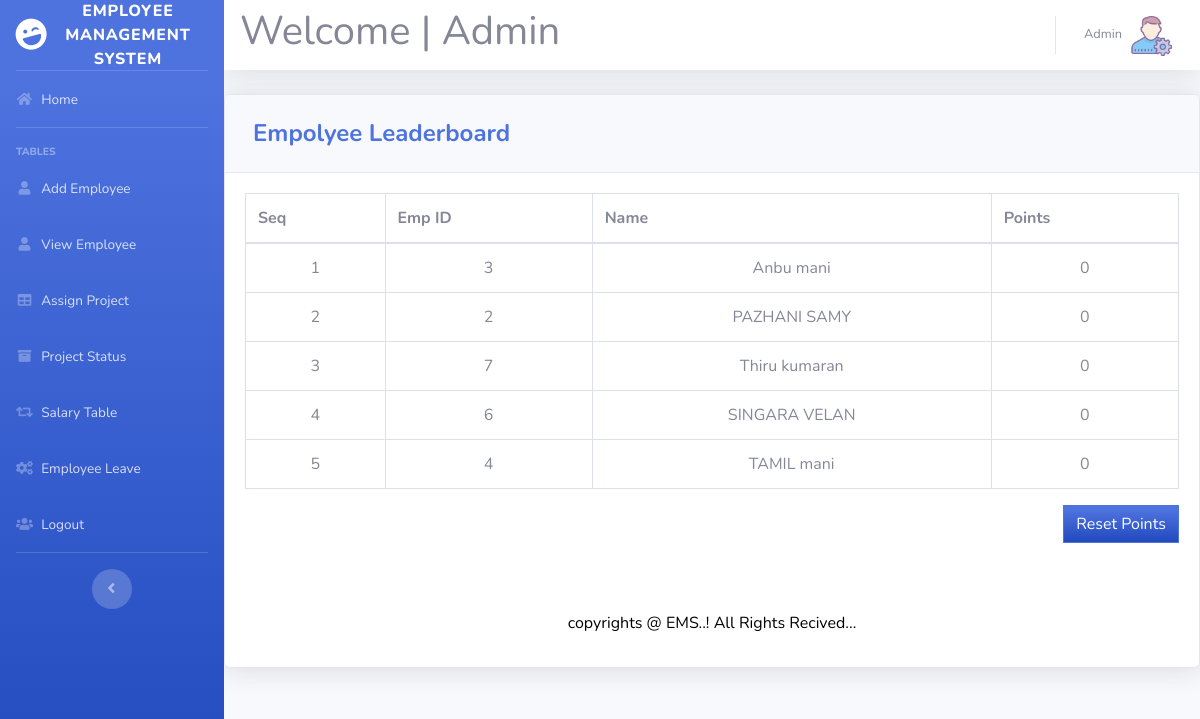
The page /aloginwel.php on the database its author committed.
### tables this page shows
CREATE TABLE `rank` (
  `eid` int(11) NOT NULL,
  `points` int(11) DEFAULT 0
);

CREATE TABLE `employee` (
  `id` int(11) NOT NULL,
  `firstName` varchar(100) NOT NULL,
  `lastName` varchar(100) NOT NULL,
  `email` varchar(100) NOT NULL,
  `password` text NOT NULL,
  `birthday` date NOT NULL,
  `gender` varchar(10) NOT NULL,
  `contact` varchar(20) NOT NULL,
  `nid` int(20) NOT NULL,
  `address` varchar(100) DEFAULT NULL,
  `dept` varchar(100) NOT NULL,
  `degree` varchar(100) NOT NULL,
  `pic` text NOT NULL
);

### aloginwel.php (the view)
<?php
include 'sidebar.php';
?><?php
require_once ('process/dbh.php');
$sql = "SELECT id, firstName, lastName,  points FROM employee, rank WHERE rank.eid = employee.id order by rank.points desc";
$result = mysqli_query($conn, $sql);
?>
			 <div class="card shadow mb-4">
            <div class="card-header py-3">
              <h4 class="m-2 font-weight-bold text-primary">Empolyee Leaderboard&nbsp;</h4>
            </div>
            <div class="card-body">
              <div class="table-responsive">
                <table class="table table-bordered" id="dataTable" width="100%" cellspacing="0">
                  <thead>
                      <tr>
                        <th>Seq</th>
                        <th>Emp ID</th>
                        <th>Name</th>
                        <th>Points</th>
                      </tr>
                  </thead>
			<tbody>
			<?php
				$seq = 1;
				while ($employee = mysqli_fetch_assoc($result)) {
					echo "<tr>";
					echo "<td><center>".$seq."</center></td>";
					echo "<td><center>".$employee['id']."<center></td>";
					echo "<td><center>".$employee['firstName']." ".$employee['lastName']."</center></td>";
					echo "<td><center>".$employee['points']."</center></td>";
					$seq+=1;
				}
			?>
			</tbody>
			</table>
		<div align="Right">
			<a href="reset.php" data-toggle="modal" type="button" class="btn btn-primary bg-gradient-primary"  style="border-radius: 0px;">Reset Points</a>
		</div>
			<br><br><center>
	<div>
		<h1><font color="black" size="3">
			copyrights @ EMS..! All Rights Recived...
			</font>
		</h1></div></center>
	</div>

### sidebar.php (shortened to what this page needs)
<!DOCTYPE html>
<html lang="en">
<head>
  <link href="../vendor/fontawesome-free/css/all.min.css" rel="stylesheet" type="text/css">
  <link href="../css/sb-admin-2.min.css" rel="stylesheet">
  <link href="../vendor/datatables/dataTables.bootstrap4.min.css" rel="stylesheet">
</head>
<body id="page-top">
  <div id="wrapper">
    <ul class="navbar-nav bg-gradient-primary sidebar sidebar-dark accordion" id="accordionSidebar">
      <a class="sidebar-brand d-flex align-items-center justify-content-center" href="aloginwel.php">
        <div class="sidebar-brand-icon rotate-n-15">
          <i class="fas fa-laugh-wink"></i>
        </div>
        <div class="sidebar-brand-text mx-3">Employee Management System</div>
      </a>
      <hr class="sidebar-divider my-0">
      <li class="nav-item">
        <a class="nav-link" href="aloginwel.php">
          <i class="fas fa-fw fa-home"></i>
          <span>Home</span></a>
      </li>
      <hr class="sidebar-divider">
      <div class="sidebar-heading">
        Tables
      </div>
      <li class="nav-item">
        <a class="nav-link" href="addemp.php">
          <i class="fas fa-fw fa-user"></i>
          <span>Add Employee</span></a>
      </li>
      <li class="nav-item">
        <a class="nav-link" href="viewemp.php">
          <i class="fas fa-fw fa-user"></i>
          <span>View Employee</span></a>
      </li>
      <li class="nav-item">
        <a class="nav-link" href="assign.php">
          <i class="fas fa-fw fa-table"></i>
          <span>Assign Project</span></a>
      </li>
      <li class="nav-item">
        <a class="nav-link" href="assignproject.php">
          <i class="fas fa-fw fa-archive"></i>
          <span>Project Status</span></a>
      </li>
      <li class="nav-item">
        <a class="nav-link" href="salaryemp.php">
          <i class="fas fa-fw fa-retweet"></i>
          <span>Salary Table</span></a>
      </li>
      <li class="nav-item">
        <a class="nav-link" href="empleave.php">
          <i class="fas fa-fw fa-cogs"></i>
          <span>Employee Leave</span></a>
      </li>
      <li class="nav-item">
        <a class="nav-link" href="alogin.php">
          <i class="fas fa-fw fa-users"></i>
          <span>Logout</span></a>
      </li>
      <hr class="sidebar-divider d-none d-md-block">
      <div class="text-center d-none d-md-inline">
        <button class="rounded-circle border-0" id="sidebarToggle"></button>
      </div>
    </ul>
        <div id="content-wrapper" class="d-flex flex-column">
            <div id="content">
                    <?php include_once 'topbar.php'; ?>

### topbar.php (shortened to what this page needs)
<div id="content-wrapper" class="d-flex flex-column">
  <div id="content">
    <nav class="navbar navbar-expand navbar-light bg-white topbar mb-4 static-top shadow">
        <h1 > Welcome | Admin</h1>
        <ul class="navbar-nav ml-auto">
        <li class="nav-item dropdown no-arrow">
          <a class="nav-link dropdown-toggle" href="#" id="userDropdown" role="button" data-toggle="dropdown" aria-haspopup="true" aria-expanded="false">
            <span class="mr-2 d-none d-lg-inline text-gray-600 small">Admin</span>
            <img src="assets/admin.png" width="60%" height="60%"
            >
          </a>
          </div>

### rows shown on the page
rank: eid "3", eid.firstName "Anbu", eid.lastName "mani", points "0"
rank: eid "2", eid.firstName "PAZHANI", eid.lastName "SAMY", points "0"
rank: eid "7", eid.firstName "Thiru", eid.lastName "kumaran", points "0"
rank: eid "6", eid.firstName "SINGARA", eid.lastName "VELAN", points "0"
rank: eid "4", eid.firstName "TAMIL", eid.lastName "mani", points "0"
